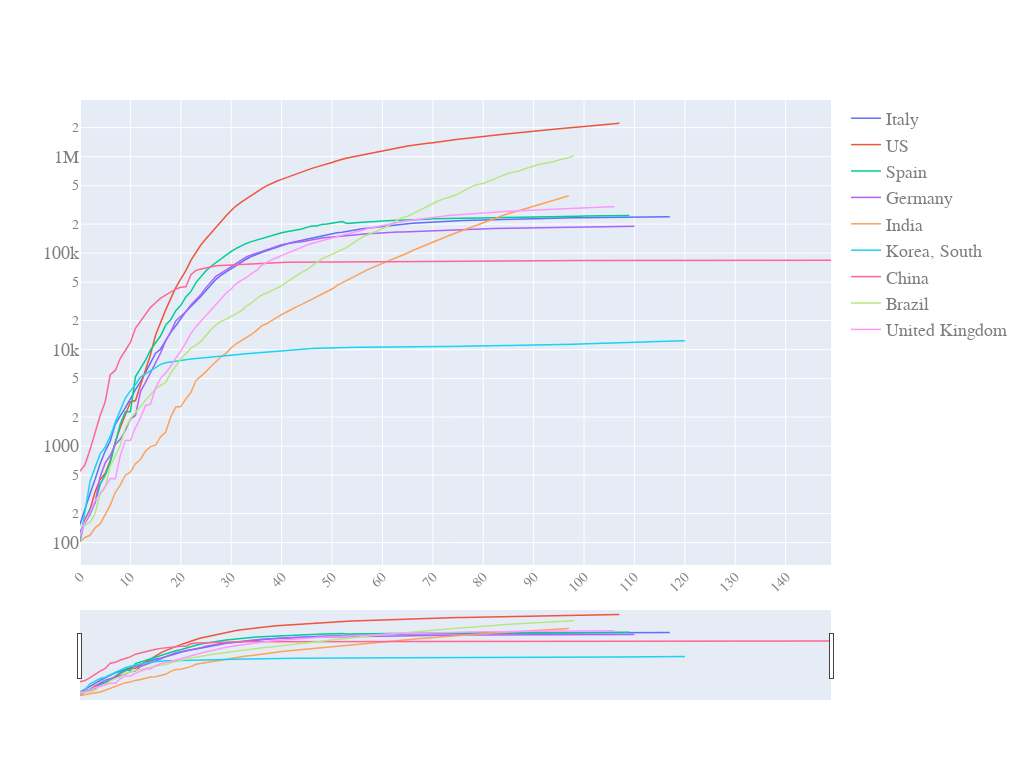

The notebook cell this image was saved under:
### Code cell
quick_plot(pd_sync_timelines.date,
          pd_sync_timelines.iloc[:,:-1],
          yscale= 'log',
          slider=True
          )

### Figure 1 — Plotly figure (JSON) as saved in the notebook; plotly's stock layout.template omitted (floating-point values rounded to 4 significant figures; data arrays with more than 128 entries replaced by an {"elided": "..."} marker saying what was removed)
{"data": [{"line": {"width": 1.5}, "marker": {"size": 3}, "mode": "lines", "name": "Italy", "type": "scatter", "x": {"elided": "150 int values"}, "y": {"elided": "150 int values"}}, {"line": {"width": 1.5}, "marker": {"size": 3}, "mode": "lines", "name": "US", "type": "scatter", "x": {"elided": "150 int values"}, "y": {"elided": "150 int values"}}, {"line": {"width": 1.5}, "marker": {"size": 3}, "mode": "lines", "name": "Spain", "type": "scatter", "x": {"elided": "150 int values"}, "y": {"elided": "150 int values"}}, {"line": {"width": 1.5}, "marker": {"size": 3}, "mode": "lines", "name": "Germany", "type": "scatter", "x": {"elided": "150 int values"}, "y": {"elided": "150 int values"}}, {"line": {"width": 1.5}, "marker": {"size": 3}, "mode": "lines", "name": "India", "type": "scatter", "x": {"elided": "150 int values"}, "y": {"elided": "150 int values"}}, {"line": {"width": 1.5}, "marker": {"size": 3}, "mode": "lines", "name": "Korea, South", "type": "scatter", "x": {"elided": "150 int values"}, "y": {"elided": "150 int values"}}, {"line": {"width": 1.5}, "marker": {"size": 3}, "mode": "lines", "name": "China", "type": "scatter", "x": {"elided": "150 int values"}, "y": {"elided": "150 int values"}}, {"line": {"width": 1.5}, "marker": {"size": 3}, "mode": "lines", "name": "Brazil", "type": "scatter", "x": {"elided": "150 int values"}, "y": {"elided": "150 int values"}}, {"line": {"width": 1.5}, "marker": {"size": 3}, "mode": "lines", "name": "United Kingdom", "type": "scatter", "x": {"elided": "150 int values"}, "y": {"elided": "150 int values"}}], "layout": {"autosize": true, "font": {"color": "#7f7f7f", "family": "PT Sans. monospace", "size": 18}, "height": 780, "width": 1024, "xaxis": {"nticks": 20, "rangeslider": {"visible": true}, "tickangle": -45, "tickfont": {"color": "#7f7f7f", "size": 14}}, "yaxis": {"type": "log"}}}
